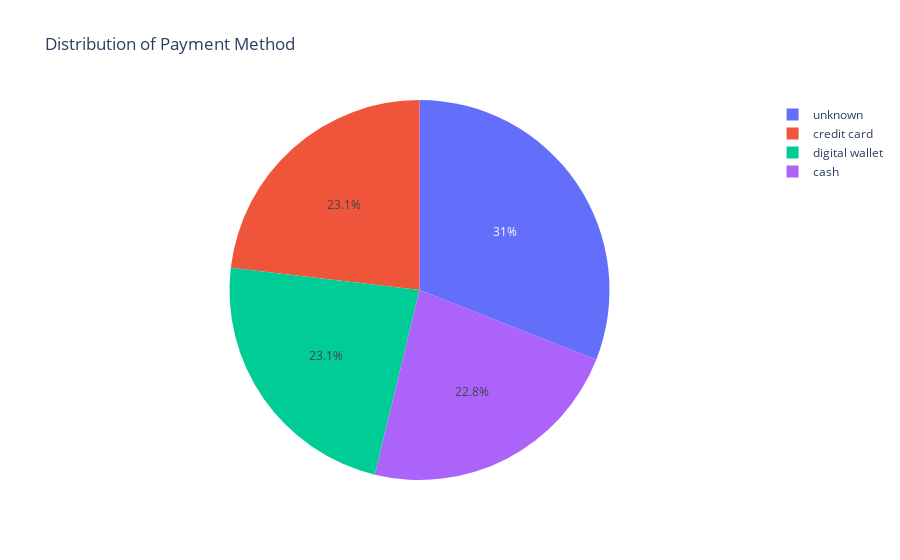

Here is the notebook cell this chart was saved with:
### Code cell
Revenue_by_payment_method = cafe.groupby('Payment_method')['Total_spent'].sum().reset_index()
fig = px.pie(
    Revenue_by_payment_method,
    names='Payment_method',
    values='Total_spent',
    title='Distribution of Payment Method'
)
fig.show()

### Figure 1 — Plotly figure (JSON) as saved in the notebook; plotly's stock layout.template omitted (floating-point values rounded to 4 significant figures)
{"data": [{"domain": {"x": [0, 1], "y": [0, 1]}, "hovertemplate": "Payment_method=%{label}<br>Total_spent=%{value}<extra></extra>", "labels": ["cash", "credit card", "digital wallet", "unknown"], "legendgroup": "", "name": "", "showlegend": true, "type": "pie", "values": [19330.0, 19600.0, 19580.0, 26260.0]}], "layout": {"legend": {"tracegroupgap": 0}, "title": {"text": "Distribution of Payment Method"}}}
